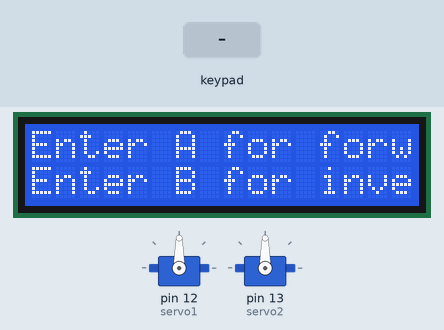
Simulated run of this sketch. Board: Arduino Uno, built with avr-gcc and run on an emulated ATmega328P. Parts: 16×2 character LCD, 2 × servo. The inputs (shaded band) are chosen by the test bench. What the sketch prints to the serial monitor is not drawn.

Above: at 1.2 s.
1.3 s: key 'A' pressed
At 1.6 s:
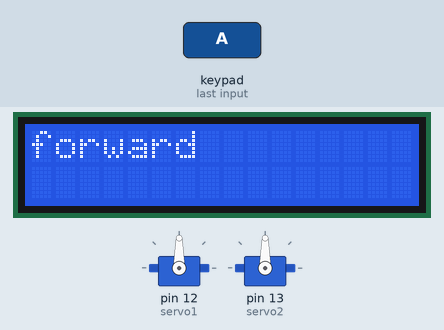
4.3 s: keypad keys 9 8 7 6 # pressed 0.4 s apart
At 7.6 s:
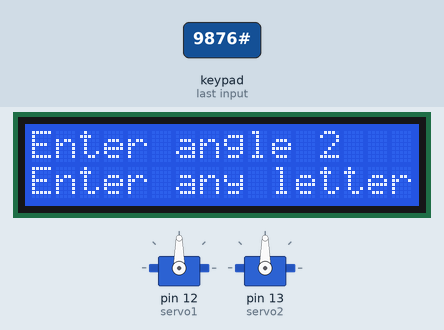
7.9 s: key 'B' pressed
At 9.0 s:
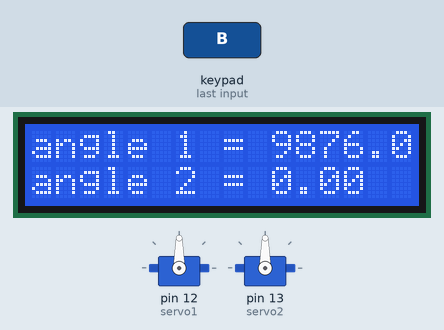
10.9 s: key 'B' pressed
13.9 s: keypad keys 1 3 9 7 # pressed 0.4 s apart
At 18.7 s:
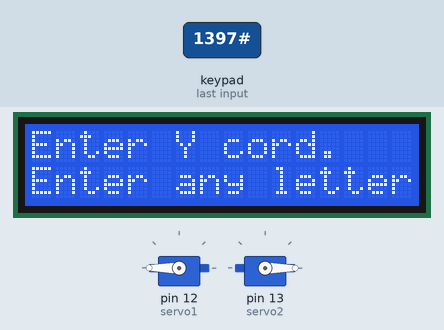
18.9 s: keypad keys 9 8 7 6 * pressed 0.4 s apart
At 21.0 s:
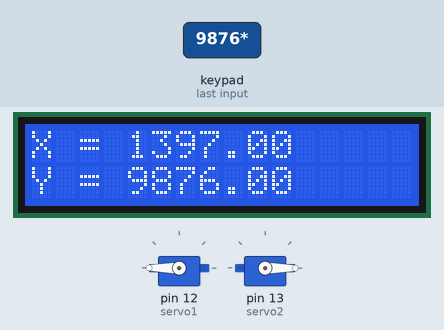
Timing chart, 0 to 24.0 s (numbered marks = the images above; inputs shaded):
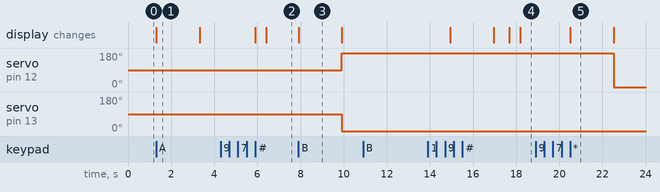

Measured:
- after the input at 1.3 s, the display: changes at once (image 1)
- after the input at 4.3 s, the display: first changes after 1.6 s (image 2 shows a later state)
- after the input at 7.9 s, servo on pin 12 (servo1): 90° → 180° after 2.0 s; servo on pin 13 (servo2): 90° → 0° after 2.0 s; the display: changes at once (image 3)
- after the input at 10.9 s, every drawn part: stays the same
- after the input at 13.9 s, the display: first differs from a run without the input after 3.8 s (image 4 shows a later state)
- after the input at 18.9 s, servo on pin 12 (servo1): 180° → 0° after 3.6 s; the display: changes after 1.6 s (image 5)
- what the display in image 1 shows lasts 2.0 s, from 1.3 s to 3.3 s

The sketch:

robot_arm_2dof.ino
```cpp
#include <Keypad.h>
#include <LiquidCrystal.h>
#include <Servo.h>

Servo servo1;  // create servo object to control a servo
Servo servo2;
LiquidCrystal lcd(5, 4, 3, 2, A4, A5);
double theta1,theta2,x,y,costheta2;
int L1 = 25;
int L2 = 10;

const byte ROWS = 4; //four rows
const byte COLS = 4; //four columns
char keys[ROWS][COLS] = {
  {'1','2','3','A'},
  {'4','5','6','B'},
  {'7','8','9','C'},
  {'*','0','#','D'}
};
byte rowPins[ROWS] = {A0, A1, 11, 10}; //connect to the row pinouts of the keypad
byte colPins[COLS] = {9, 8, 7,6}; //connect to the column pinouts of the keypad


Keypad keypad = Keypad( makeKeymap(keys), rowPins, colPins, ROWS, COLS );


void setup(){
   Serial.begin(9600);
   lcd.begin(16, 2);
   lcd.setCursor(1, 0);
   servo1.attach(12);  // attaches the servo on pin 12 to the servo object
   servo2.attach(13);  // attaches the servo on pin 13 to the servo object
   }
int integer();
void forward();
void loop(){
int c = kinematic(); // user choose the type of kinematic

  if (c==1){ // forward
   lcd.clear();
   lcd.print("Enter angle 1");
   lcd.setCursor (0, 1);
   lcd.print("Enter any letter to end");
   theta1 = integer(); // convert the number from char to integer
   lcd.clear();
   delay(500);
   lcd.clear();
   lcd.print("Enter angle 2");
   lcd.setCursor (0, 1);
   lcd.print("Enter any letter to end");
   theta2 = integer();
   lcd.clear();
   lcd.print("angle 1 = ");
   lcd.print(theta1);
   lcd.setCursor (0, 1);
   lcd.print("angle 2 = ");
   lcd.print(theta2);
   delay(2000);
   forward(); // call forward function
  }

  else if (c==2){ // inverse
   lcd.clear();
   lcd.print("Enter X cord.");
   lcd.setCursor (0, 1);
   lcd.print("Enter any letter to end");
   x = integer();
   lcd.clear();
   delay (500);
   lcd.clear();
   lcd.print("Enter Y cord.");
   lcd.setCursor (0, 1);
   lcd.print("Enter any letter to end");
   y = integer();
   lcd.clear();
   lcd.print("X = ");
   lcd.print(x);
   lcd.setCursor (0, 1);
   lcd.print("Y = ");
   lcd.print(y);
   delay (2000);
   inverse(); // call inverse function
  }
}


// start of function
int kinematic(){
  char key=0;
  lcd.clear();
  lcd.print("Enter A for forward");
  lcd.setCursor (0, 1);
  lcd.print("Enter B for inverse");

  while(key==0){key = keypad.getKey();}
  if (key=='A'){
    lcd.clear();
    lcd.print("forward");
    delay(2000);
   return 1;
  }
  else if(key=='B'){
    lcd.clear();
    lcd.print("inverse");
    delay(2000);
   return 2;
  }
}// end the function


int integer() // convert the input from keypad to integer
{
  int value = 0;                                // the number accumulator
  int keyval;                                     // the key press
  int isnum;
  do
  {
    keyval = keypad.getKey();                          // input the key
    isnum = (keyval >= '0' && keyval <= '9');         // is it a digit?
    if (isnum)
    {

      value = value * 10 + keyval - '0';               // accumulate the input number
    }

  } while (isnum || !keyval);                          // until not a digit or while no key pressed
  Serial.println(" "); Serial.print("Returning "); Serial.println(value);
  return value;

}//end of function

void forward() // start of function
{
  lcd.clear();
  servo1.write(theta1);
  servo2.write(theta2);
  theta1=theta1*PI/180;
  theta2=theta2*PI/180;
  x=(L1*cos(theta1))+(L2*cos(theta1+theta2));
  y=(L1*sin(theta1))+(L2*sin(theta1+theta2));
  lcd.print("X = ");
  lcd.print(x);
  lcd.setCursor (0, 1);
  lcd.print("Y = ");
  lcd.print(y);
  delay (5000);
} // end of function

void inverse()
{
  lcd.clear();

  theta2=acos((pow(x,2)+pow(y,2)-pow(L1,2)-pow(L2,2))/(2*L1*L2));
  theta1=atan(y/x)-atan((L2*sin(theta2))/(L1+L2*cos(theta2)));
  theta1=theta1*180/PI;
  theta2=theta2*180/PI;
  servo1.write(theta1);
  servo2.write(theta2);
  lcd.print("theta1 = ");
  lcd.print(theta1);
  lcd.setCursor (0, 1);
  lcd.print("theta2 = ");
  lcd.print(theta2);
  delay (5000);
}
```
